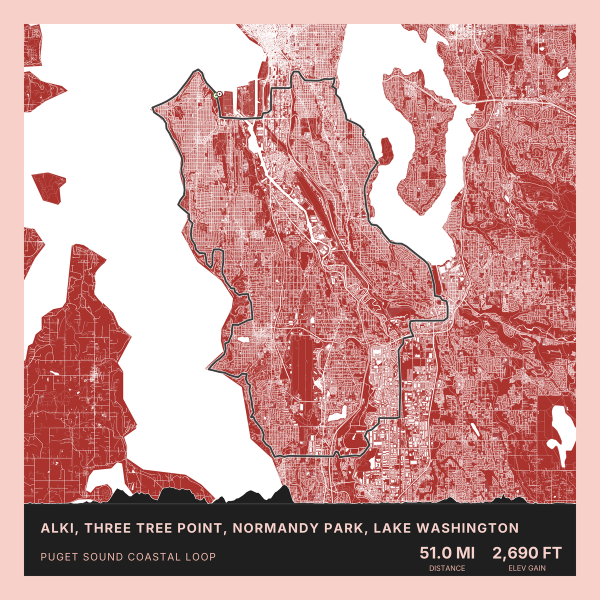
#> input picture examples/full/alki-three-tree-point-normandy-park-lake-washington-coral.png, 1200 x 1200 px (shown at 1/2 size)
$ python create-image-montage.py --input ../examples/full --output out.png
#> lines starting #> are read from the running program, lines starting #| are printed output that depends on the picture
#!/usr/bin/env python3
# Copyright (c) 2026 Paul Stothard
# SPDX-License-Identifier: MIT
"""
Create a grid montage of images with optional labels.

Usage:
    python scripts/create-image-montage.py --input examples/thumbnails/ --output montage.png --cols 4
    python scripts/create-image-montage.py --input examples/thumbnails/ --output montage.png --cols 4 --add-labels --label-pattern "{scheme}"
"""
import argparse
from pathlib import Path
from PIL import Image, ImageDraw, ImageFont
import math


# Generated map outputs can legitimately exceed Pillow's default pixel limit.
Image.MAX_IMAGE_PIXELS = None


def extract_scheme_from_filename(filename: str) -> str:
    """Extract scheme name from filename like 'banff-ab-coral.png' -> 'coral'"""
    stem = Path(filename).stem
    parts = stem.split("-")
    if len(parts) >= 2:
        return parts[-1]
    return stem


def calculate_optimal_cols(num_images: int) -> int:
    """Calculate optimal number of columns for a grid layout.

    Tries to create a layout that's as square as possible,
    with a preference for wider (landscape) grids.
    """
    if num_images <= 0:
        return 1
    if num_images == 1:
        return 1
    if num_images == 2:
        return 2
    if num_images == 3:
        return 3

    # For 4+, aim for square-ish but prefer landscape
    sqrt = math.sqrt(num_images)
    cols = math.ceil(sqrt)

    # Check if we can reduce cols while keeping reasonable aspect ratio
    rows = math.ceil(num_images / cols)
    if rows > cols:
        cols = cols + 1

    return cols


def create_montage(
    input_dir: str | Path,
    output_path: str | Path,
    cols: int | str = 4,
    spacing: int = 10,
    background_color: str = "white",
    add_labels: bool = False,
    label_pattern: str = "{scheme}",
    label_position: str = "upper-right",
    label_background: str | None = "white",
    label_text_color: str = "black",
    label_padding: int = 10,
    pattern: str = "*",
) -> None:
    """Create a grid montage from images in input directory."""
#> called with input_dir = '../examples/full', output_path = 'out.png', cols = 4, spacing = 10, background_color = 'white', add_labels = False, label_pattern = '{scheme}', label_position = 'upper-right'
    input_dir = Path(input_dir)
    output_path = Path(output_path)
    output_path.parent.mkdir(parents=True, exist_ok=True)

    # Collect images matching pattern (recursively)
    png_images = list(input_dir.rglob(f"{pattern}.png"))
    jpg_images = list(input_dir.rglob(f"{pattern}.jpg"))
    images = sorted(png_images + jpg_images)
    if not images:
        print(f"No images found in {input_dir}")
        return

    print(f"Creating montage from {len(images)} images...")

    # Auto-calculate columns if requested
    if isinstance(cols, str) and cols.lower() == "auto":
        cols = calculate_optimal_cols(len(images))
        print(f"  Auto-calculated columns: {cols}")

    # Load all images and get max dimensions
    loaded_images = []
    max_width = 0
    max_height = 0

    for img_path in images:
        try:
            img = Image.open(img_path)
#> img is the input picture: PIL image 1200x1200 RGBA; mean R, G, B, A 199.8, 154.6, 152.1, 255
            if img.mode != "RGB":
                img = img.convert("RGB")
#> img: PIL image 1200x1200 RGB
            loaded_images.append((img_path.name, img))
            max_width = max(max_width, img.width)
#> max_width = 1200
            max_height = max(max_height, img.height)
#> max_height = 1200
        except Exception as e:
            print(f"  ✗ Failed to load {img_path.name}: {e}")

    if not loaded_images:
        print("No images could be loaded")
        return

    # Calculate grid dimensions
    rows = math.ceil(len(loaded_images) / cols)
#> rows = 1
    montage_width = cols * max_width + (cols + 1) * spacing
#> montage_width = 4850
    montage_height = rows * max_height + (rows + 1) * spacing
#> montage_height = 1220

    print(f"  Grid: {cols} cols × {rows} rows")
#|   Grid: 4 cols × 1 rows
    print(f"  Cell size: {max_width}×{max_height}px")
#|   Cell size: 1200×1200px
    print(f"  Montage size: {montage_width}×{montage_height}px")
#|   Montage size: 4850×1220px

    # Create montage canvas
    montage = Image.new("RGB", (montage_width, montage_height), background_color)
#> montage: PIL image 4850x1220 RGB; every value is 255

    # Place images in grid
    for idx, (filename, img) in enumerate(loaded_images):
        row = idx // cols
        col = idx % cols

        # Calculate position (centered in cell)
        x = col * max_width + (col + 1) * spacing + (max_width - img.width) // 2
        y = row * max_height + (row + 1) * spacing + (max_height - img.height) // 2

        # Add label if requested
        if add_labels:
            draw = ImageDraw.Draw(img)

            # Determine label text
            if "{scheme}" in label_pattern:
                scheme = extract_scheme_from_filename(filename)
                label_text = label_pattern.replace("{scheme}", scheme.upper())
            elif "{filename}" in label_pattern:
                label_text = label_pattern.replace("{filename}", Path(filename).stem)
            else:
                label_text = label_pattern

            # Auto-size font based on image dimensions
            font_size = max(16, int(img.height * 0.04))

            try:
                font = ImageFont.truetype(
                    "/System/Library/Fonts/Helvetica.ttc", font_size
                )
            except:
                try:
                    font = ImageFont.truetype(
                        "/usr/share/fonts/truetype/dejavu/DejaVuSans-Bold.ttf",
                        font_size,
                    )
                except:
                    font = ImageFont.load_default()

            # Get text bounding box
            bbox = draw.textbbox((0, 0), label_text, font=font)
            text_width = bbox[2] - bbox[0]
            text_height = bbox[3] - bbox[1]

            # Calculate label position
            if label_position == "upper-right":
                label_x = img.width - text_width - label_padding * 2
                label_y = label_padding
            elif label_position == "upper-left":
                label_x = label_padding
                label_y = label_padding
            elif label_position == "lower-right":
                label_x = img.width - text_width - label_padding * 2
                label_y = img.height - text_height - label_padding * 2
            elif label_position == "lower-left":
                label_x = label_padding
                label_y = img.height - text_height - label_padding * 2
            else:
                # Default to upper-right
                label_x = img.width - text_width - label_padding * 2
                label_y = label_padding

            # Draw background rectangle
            if label_background:
                bg_rect = [
                    label_x - label_padding // 2,
                    label_y - label_padding // 2,
                    label_x + text_width + label_padding // 2,
                    label_y + text_height + label_padding // 2,
                ]
                draw.rectangle(bg_rect, fill=label_background)

            # Draw text
            draw.text((label_x, label_y), label_text, fill=label_text_color, font=font)

        # Paste image into montage
        montage.paste(img, (x, y))
        print(f"  ✓ {filename}")
#> this loop made 2 passes
#> (row, col, x, y) on passes 1 to 2: (0, 0, 10, 10), (0, 1, 1220, 10)
#|   ✓ alki-three-tree-point-normandy-park-lake-washington-coral.png
#|   ✓ alki-three-tree-point-normandy-park-lake-washington-lava.png
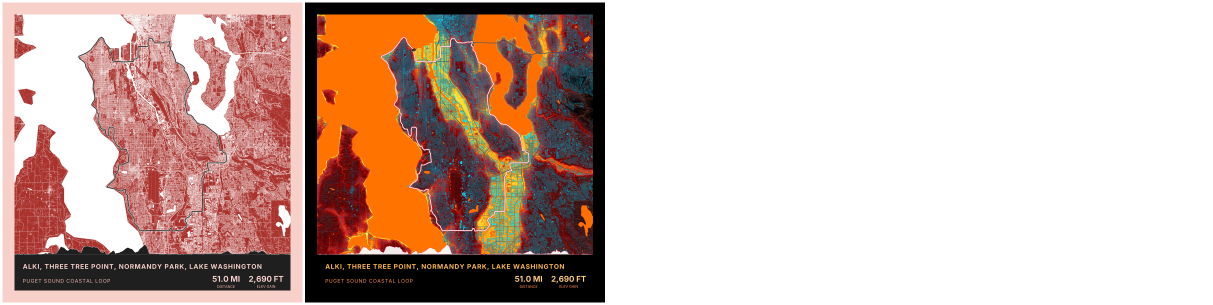
#> montage: PIL image 4850x1220 RGB (shown at 1/4 size); mean R, G, B 208.5, 184.7, 176.1

    # Save montage
    montage.save(output_path, optimize=True)
    print(f"\n✓ Montage saved to {output_path}")


def main() -> None:
    parser = argparse.ArgumentParser(
        description="Create a grid montage from images with optional labels"
    )
    parser.add_argument("--input", required=True, help="Input directory with images")
    parser.add_argument("--output", required=True, help="Output montage image path")
    parser.add_argument(
        "--cols",
        type=str,
        default="4",
        help='Number of columns or "auto" for optimal layout (default: 4)',
    )
    parser.add_argument(
        "--spacing", type=int, default=10, help="Spacing between images (default: 10px)"
    )
    parser.add_argument(
        "--background",
        type=str,
        default="white",
        help='Background color (default: "white")',
    )
    parser.add_argument(
        "--add-labels", action="store_true", help="Add labels to each image"
    )
    parser.add_argument(
        "--label-pattern",
        type=str,
        default="{scheme}",
        help='Label pattern with {scheme} or {filename} (default: "{scheme}")',
    )
    parser.add_argument(
        "--label-position",
        type=str,
        default="upper-right",
        choices=["upper-right", "upper-left", "lower-right", "lower-left"],
        help="Label position (default: upper-right)",
    )
    parser.add_argument(
        "--label-background",
        type=str,
        default="white",
        help='Label background color (default: "white", use "none" for transparent)',
    )
    parser.add_argument(
        "--label-text-color",
        type=str,
        default="black",
        help='Label text color (default: "black")',
    )
    parser.add_argument(
        "--label-padding",
        type=int,
        default=10,
        help="Padding around label text (default: 10px)",
    )
    parser.add_argument(
        "--pattern",
        type=str,
        default="*",
        help='Glob pattern to filter images (default: "*" for all images, e.g., "maple-ridge-bc-*")',
    )

    args = parser.parse_args()

    # Handle "none" for transparent background
    label_bg = (
        None if args.label_background.lower() == "none" else args.label_background
    )

    # Handle cols: "auto" or convert to int
    cols_value = args.cols if args.cols.lower() == "auto" else int(args.cols)

    create_montage(
        args.input,
        args.output,
        cols=cols_value,
        spacing=args.spacing,
        background_color=args.background,
        add_labels=args.add_labels,
        label_pattern=args.label_pattern,
        label_position=args.label_position,
        label_background=label_bg,
        label_text_color=args.label_text_color,
        label_padding=args.label_padding,
        pattern=args.pattern,
    )


if __name__ == "__main__":
    main()
